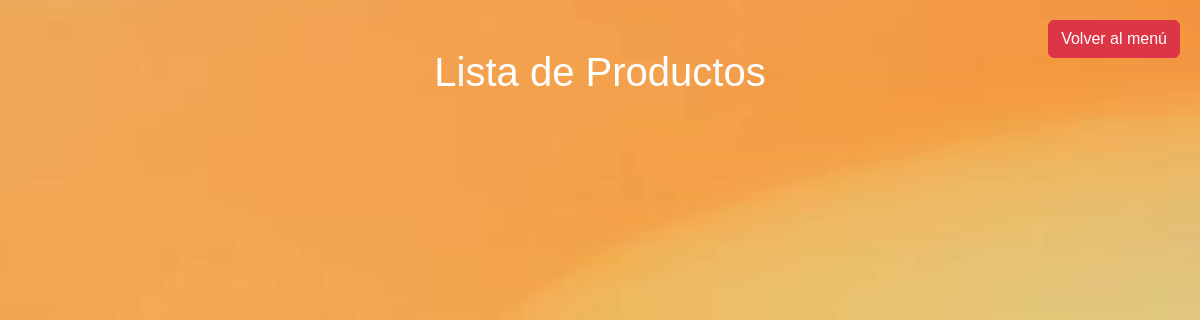
/showProduct/ (signed in), run on an earlier commit of the app's database.
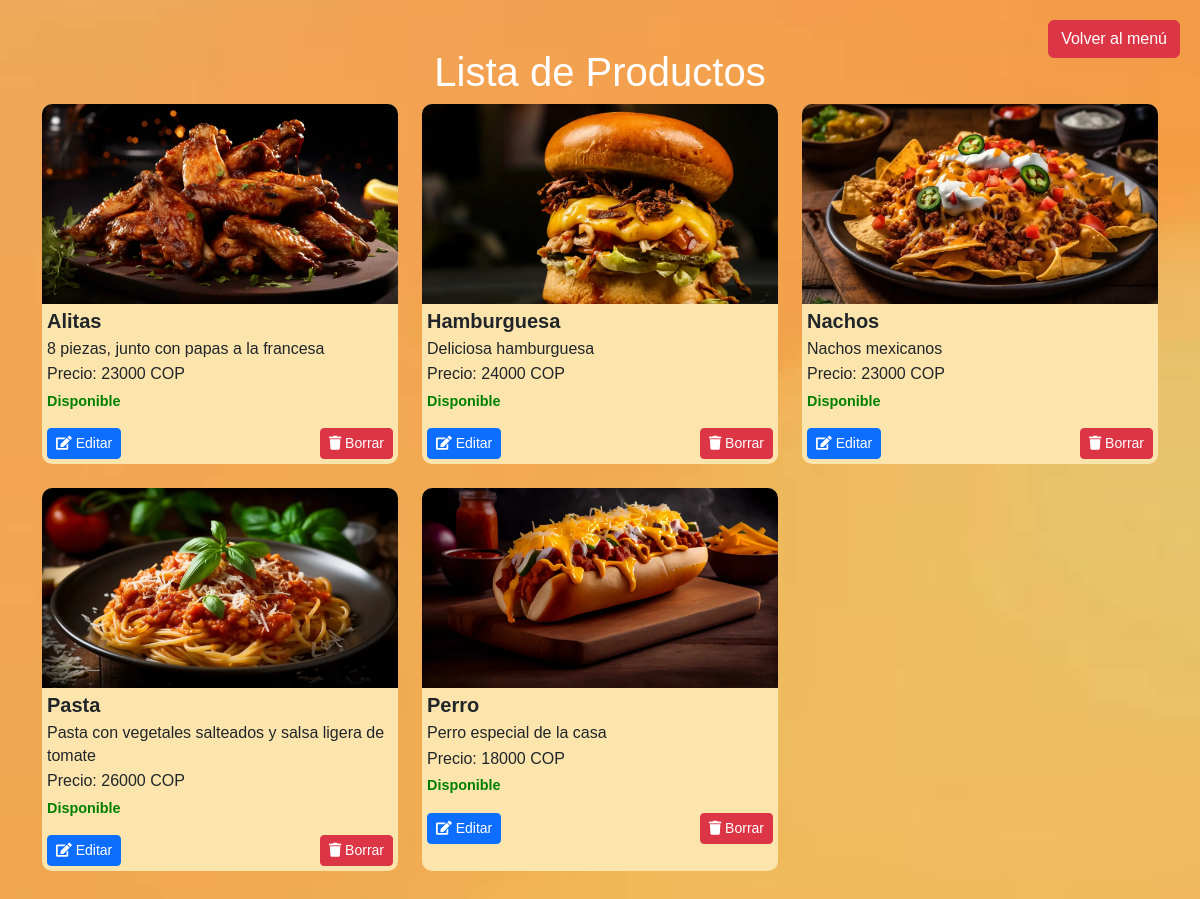
And on a later commit of the database.
### myapp/models.py (models this page shows)
class Producto(models.Model):
    idProducto = models.AutoField(primary_key=True)
    descripcion = models.CharField(max_length=100)
    disponible = models.BooleanField(default=True)
    precio = models.DecimalField(max_digits=10, decimal_places=2)
    nombre = models.CharField(max_length=50, default="")
    imgProducto = models.ImageField(upload_to='img/', null=True)
    visible = models.BooleanField(default=True)

### myapp/decorators.py (the view)
    def _wrapped_view(request, *args, **kwargs):
        if not request.user.is_authenticated:
            return redirect('signin')
        if not request.user.is_waiter and not request.user.is_chef:
            return view_func(request, *args, **kwargs)
        raise PermissionDenied  # 403 si no es admin

### myapp/views/viewsProducto.py (called while the page is built)
@admin_required
def showProduct(request):
    Productos = Producto.objects.filter(visible=True)  # Solo los visibles
    return render(request, 'showProduct.html', {'Productos': Productos})

### myapp/templates/showProduct.html (shortened to what this page needs)
{% load static %}
<!DOCTYPE html>
<html lang="es">
  <head>
    <link
      href="https://cdn.jsdelivr.net/npm/bootstrap@5.3.0-alpha1/dist/css/bootstrap.min.css"
      rel="stylesheet"
    />
    <link
      rel="stylesheet"
      type="text/css"
      href="{% static 'css/ShowProduct.css' %}"
    />
    <link
      rel="stylesheet"
      href="https://cdnjs.cloudflare.com/ajax/libs/font-awesome/5.15.3/css/all.min.css"
    />
  </head>
  <body>
    <div class="container my-5">
      <h1 class="Titulo">Lista de Productos</h1>
      <div class="row row-cols-1 row-cols-md-3 g-4">
        {% for producto in Productos %}
        <div class="col">
          <div class="card h-100">
            <img src="{{ producto.imgProducto.url }}" alt="Imagen del producto" class="card-img-top" />
            <div class="card-body">
              <h5 class="card-title">{{ producto.nombre }}</h5>
              <p class="card-text">{{ producto.descripcion }}</p>
              <p class="card-text">Precio: {{ producto.precio|floatformat:0 }} COP</p>
              {% if producto.disponible %}
                <div class="disponible" style="color: green">Disponible</div>
              {% else %}
                <div class="disponible" style="color: red">No disponible</div>
              {% endif %}
              <div class="mt-3 d-flex justify-content-between">
                <a href="{% url 'editar_producto' producto.idProducto %}" class="btn btn-primary btn-sm">
                  <i class="fas fa-edit"></i> Editar
                </a>
                <form method="post" action="{% url 'borrar_producto' producto.idProducto %}" data-confirm-delete>
                  <button type="submit" class="btn btn-danger btn-sm">
                    <i class="fas fa-trash"></i> Borrar
                  </button>
                </form>
              </div>
            </div>
          </div>
        </div>
        {% endfor %}
      </div>
    </div>
    <div class="floating-button logout-button">
      <a href="{% url 'administrador' %}" class="btn btn-danger d-none d-md-block">
        <span class="btn-text">Volver al menú</span>
      </a>
    </div>
  </body>
</html>

What changed in the data, as far as the page shows it:
added Producto: imgProducto (picture), nombre "Alitas", descripcion "8 piezas, junto con papas a la francesa", precio "23000", disponible "Disponible"
added Producto: imgProducto (picture), nombre "Hamburguesa", descripcion "Deliciosa hamburguesa", precio "24000", disponible "Disponible"
added Producto: imgProducto (picture), nombre "Nachos", descripcion "Nachos mexicanos", precio "23000", disponible "Disponible"
added Producto: imgProducto (picture), nombre "Pasta", descripcion "Pasta con vegetales salteados y salsa ligera de tomate", precio "26000", disponible "Disponible"
added Producto: imgProducto (picture), nombre "Perro", descripcion "Perro especial de la casa", precio "18000", disponible "Disponible"
